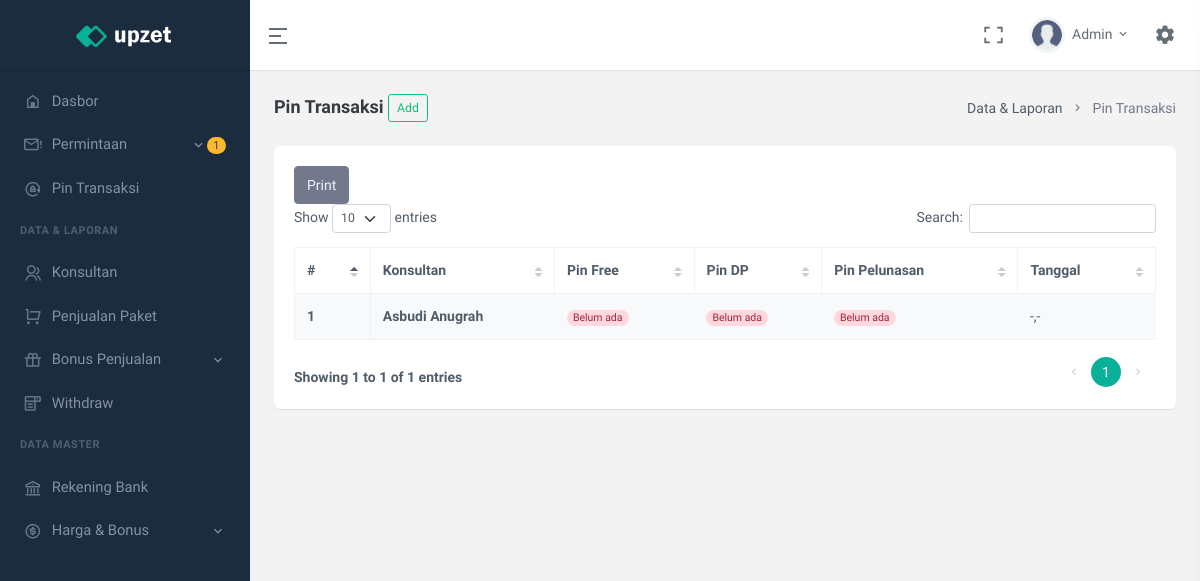
The app's page /pin-transaksi.php (signed in), older data.
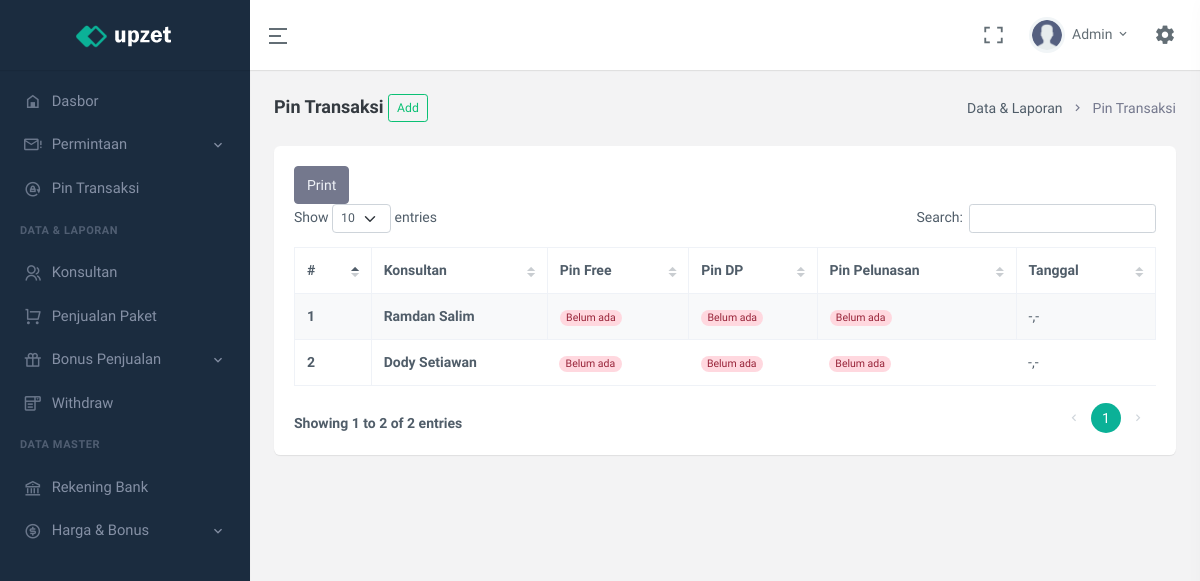
The same page, newer data.
### tables this page shows
CREATE TABLE `user` (
  `id` int(11) UNSIGNED NOT NULL,
  `code_referral` varchar(7) NOT NULL,
  `email` varchar(250) NOT NULL,
  `name` varchar(25) NOT NULL,
  `no_telpn` varchar(25) NOT NULL,
  `password` text NOT NULL,
  `role_user` enum('ADMIN','OWNER','KONSULTAN') NOT NULL DEFAULT 'KONSULTAN',
  `upline` varchar(7) NOT NULL DEFAULT 'ADMIN',
  `status` enum('AKTIF','TIDAK AKTIF') NOT NULL DEFAULT 'TIDAK AKTIF',
  `join_date` datetime NOT NULL
);

### modal/ConnectionsClass.php (called while the page is built, shortened)
<?php
class ConnectionsClass{
    private $servername = "localhost";
    private $username = "root";
    private $password = "";
    private $dbname = "nrj_tour";
    protected function dbConn(){
        $connect = new mysqli($this->servername, $this->username, $this->password, $this->dbname);
        if($connect){
            return $connect;
        }
    }
    protected function dbCheck(?string $tableName = null){
        $sql = "SHOW TABLES LIKE '" . $tableName . "'";
        $exe = $this->dbConn()->query($sql);
        $result = $exe->num_rows;
        return $result;
    }
}
?>

### modal/userClass.php (called while the page is built, shortened)
<?php
class userClass extends ConnectionsClass{
    private $table_name = "user";
    public function __construct(){
        if($this->dbCheck($this->table_name) == 0){
            $sql = "CREATE TABLE " . $this->table_name . " (
                id INT(11) UNSIGNED AUTO_INCREMENT PRIMARY KEY,
                code_referral VARCHAR(7) NOT NULL UNIQUE,
                email VARCHAR(250) NOT NULL UNIQUE,
                name VARCHAR(25) NOT NULL,
                no_telpn VARCHAR(25) NOT NULL UNIQUE,
                password TEXT NOT NULL,
                role_user ENUM('ADMIN','OWNER','KONSULTAN') NOT NULL DEFAULT 'KONSULTAN',
                upline VARCHAR(7) NOT NULL DEFAULT 'ADMIN',
                status ENUM('AKTIF','TIDAK AKTIF') NOT NULL DEFAULT 'TIDAK AKTIF',
                join_date DATETIME NOT NULL
            )";
            $this->dbConn()->query($sql);
            $this->dbConn()->close();
        }
    }
    public function selectUser(?string $param = null, ?string $key1 = null, ?string $key2 = null, ?string $key3 = null, ?string $key4 = null){
        if($param == "oneCondition"){
            $sql = "SELECT * FROM " . $this->table_name . " WHERE " . $key1 . " = '" . $key2 . "' ORDER BY join_date DESC";
        }elseif($param == "checkForUpdate"){
            $sql = "SELECT * FROM " . $this->table_name . " WHERE " . $key1 . " = '" . $key2 . "' AND code_referral <> '" . $key3 . "'";
        }
        $exe = $this->dbConn()->query($sql);
        while($rows = $exe->fetch_assoc()){
            $data[] = $rows;
        }
        $result["data"] = $data;
        $result["nums"] = $exe->num_rows;
        return $result;
    }
}
?>

### config/userLogin.php (called while the page is built, shortened)
<?php
$userClass = new userClass();
$dataLogin = $userClass->selectUser("oneCondition","code_referral",$_SESSION['id_nrjtour']);
foreach($dataLogin['data'] as $row){
    $name = $row['name'];
    $role_user = $row['role_user'];
}
?>

### modal/dataPenjualanClass.php (called while the page is built, shortened)
<?php
class dataPenjualanClass extends ConnectionsClass{
    private $table_name = "data_penjualan";
    public function __construct(){
        if($this->dbCheck($this->table_name) == 0){
            $sql = "CREATE TABLE " . $this->table_name . " (
                id INT(11) UNSIGNED AUTO_INCREMENT PRIMARY KEY,
                code_order VARCHAR(20) NOT NULL UNIQUE,
                perekrut VARCHAR(7) NOT NULL,
                direkrut VARCHAR(7) NOT NULL,
                category ENUM('UMROH','HAJI') NOT NULL,
                is_diskon ENUM('GRATIS DP & PELUNASAN','GRATIS DP','TIDAK ADA') NOT NULL,
                uang_muka DOUBLE NOT NULL,
                bukti_tf_uang_muka TEXT NOT NULL,
                paket_pelunasan ENUM('REGULER','EKSEKUTIF','RAMADHAN','SYAWAL') NULL,
                uang_pelunasan DOUBLE NULL DEFAULT '0',
                bukti_tf_pelunasan TEXT NULL,
                status ENUM('PENDING','DITOLAK','MENUNGGU PELUNASAN','MENUNGGU KONFIRMASI PELUNASAN','PELUNASAN DITOLAK','LUNAS') NOT NULL DEFAULT 'PENDING',
                date DATETIME NOT NULL
            )";
            $this->dbConn()->query($sql);
            $this->dbConn()->close();
        }
    }
    public function selectDataPenjualan(?string $param = null, ?string $key1 = null, ?string $key2 = null, ?string $key3 = null, ?string $key4 = null){
        if($param == "oneCondition"){
            $sql = "SELECT * FROM " . $this->table_name . " WHERE " . $key1 . " = '" . $key2 . "' ORDER BY date DESC";
        }elseif($param == "dateUser"){
            $sql = "SELECT * FROM " . $this->table_name . " WHERE perekrut = '" . $key1 . "' AND (date >= '" . $key2 . " 00:00:00' AND date <= '" . $key3 . " 23:59:59') ORDER BY date DESC LIMIT 1";
        }else{
            $sql = "SELECT * FROM " . $this->table_name . " ORDER BY date DESC";
        }
        $exe = $this->dbConn()->query($sql);
        while($rows = $exe->fetch_assoc()){
            $data[] = $rows;
        }
        $result["data"] = $data;
        $result["nums"] = $exe->num_rows;
        return $result;
    }
}
?>

### modal/pinClass.php (called while the page is built, shortened)
<?php
class pinClass extends ConnectionsClass{
    private $table_name = "pin_user";
    public function selectPin(?string $param = null, ?string $key1 = null, ?string $key2 = null, ?string $key3 = null){
        if($param == "pinFree"){
            $sql = "SELECT code_referral FROM " . $this->table_name . " WHERE pin_free = '" . $key1 . "' AND date_create = '" . $key2 . "' AND code_referral = '" . $key3 . "'";
        }elseif($param == "pinUangMuka"){
            $sql = "SELECT code_referral FROM " . $this->table_name . " WHERE pin_uang_muka = '" . $key1 . "' AND date_create = '" . $key2 . "' AND code_referral = '" . $key3 . "'";
        }elseif($param == "pinPelunasan"){
            $sql = "SELECT code_referral FROM " . $this->table_name . " WHERE pin_pelunasan = '" . $key1 . "' AND date_create = '" . $key2 . "' AND code_referral = '" . $key3 . "'";
        }elseif($param == "pinFreeCheck"){
            $sql = "SELECT code_referral FROM " . $this->table_name . " WHERE pin_free = '" . $key1 . "' AND date_create = '" . $key2 . "'";
        }elseif($param == "pinUangMukaCheck"){
            $sql = "SELECT code_referral FROM " . $this->table_name . " WHERE pin_uang_muka = '" . $key1 . "' AND date_create = '" . $key2 . "'";
        }elseif($param == "pinPelunasanCheck"){
            $sql = "SELECT code_referral FROM " . $this->table_name . " WHERE pin_pelunasan = '" . $key1 . "' AND date_create = '" . $key2 . "'";
        }elseif($param == "dataPinUser"){
            $sql = "SELECT pin_free, pin_uang_muka, pin_pelunasan, date_create FROM " . $this->table_name . " WHERE code_referral = '" . $key1 . "' AND date_create = '" . $key2 . "'";
        }
        $exe = $this->dbConn()->query($sql);
        $result["data"] = $data;
        $result["nums"] = $exe->num_rows;
        return $result;
    }
}
?>

### config/pinTransaksiConfig.php (the view, shortened to what the changed rows need)
<?php
$pinClass = new pinClass();
$formatInputClass = new formatInputClass();
$dateNow = $formatInputClass->date()['dateNow'];
function dataTable(){
    global $userClass;
    $num = 1;
    $data = $userClass->selectUser("oneCondition", "role_user", "KONSULTAN");
    foreach($data['data'] as $row){
        if($row['status'] == "AKTIF"){
            echo '<tr>
                    <th> ' . $num++ . ' </th>
                    <td>
                        <strong>' . $row['name'] . '</strong><br>
                    </td>
                    <td> ' . dataPinUser($row['code_referral'])['free'] . ' </td>
                    <td> ' . dataPinUser($row['code_referral'])['dp'] . ' </td>
                    <td> ' . dataPinUser($row['code_referral'])['pelunasan'] . ' </td>
                    <td> ' . dataPinUser($row['code_referral'])['tgl'] . ' </td>
                </tr>';
        }
    }
}
function dataPinUser($user){
    global $pinClass;
    global $dateNow;
    $data = $pinClass->selectPin("dataPinUser", $user, $dateNow);
    if($data['nums'] == 0){
        $result['free'] = '<span class="badge rounded-pill alert-danger">Belum ada</span>';
        $result['dp'] = '<span class="badge rounded-pill alert-danger">Belum ada</span>';
        $result['pelunasan'] = '<span class="badge rounded-pill alert-danger">Belum ada</span>';
        $result['tgl'] = '-,-';
    }
    return $result;
}
?>

### pin-transaksi.php (shortened to what the changed rows need)
<?php
    include "config/userLogin.php";
    include "config/pinTransaksiConfig.php";
?>
<!doctype html>
<html lang="en">
<head>
    <link href="assets/libs/datatables.net-bs4/css/dataTables.bootstrap4.min.css" rel="stylesheet" type="text/css" />
    <link href="assets/libs/datatables.net-buttons-bs4/css/buttons.bootstrap4.min.css" rel="stylesheet"
        type="text/css" />
    <link href="assets/libs/datatables.net-responsive-bs4/css/responsive.bootstrap4.min.css" rel="stylesheet"
        type="text/css" />
    <link href="assets/libs/sweetalert2/sweetalert2.min.css" rel="stylesheet" type="text/css" />
    <link href="assets/css/bootstrap.min.css" id="bootstrap-style" rel="stylesheet" type="text/css" />
    <link href="assets/css/icons.min.css" rel="stylesheet" type="text/css" />
    <link href="assets/css/app.min.css" id="app-style" rel="stylesheet" type="text/css" />
</head>
<body data-sidebar="dark">
    <div id="layout-wrapper">
        <?php include "partial/topBar.php" ?>
        <?php include "partial/sideBar.php" ?>
        <div class="main-content">
            <div class="page-content">
                <div class="container-fluid">
                    <div class="row">
                        <div class="col-12">
                            <div class="card">
                                <div class="card-body">
                                    <div id="downloadPdfBtn"></div>
                                    <table id="datatable" class="table table-striped dt-responsive table-bordered nowrap" style="border-collapse: collapse; border-spacing: 0; width: 100%;">
                                        <thead>
                                            <tr>
                                                <th>#</th>
                                                <th>Konsultan</th>
                                                <th>Pin Free</th>
                                                <th>Pin DP</th>
                                                <th>Pin Pelunasan</th>
                                                <th>Tanggal</th>
                                            </tr>
                                        </thead>
                                        <tbody>
                                            <?= dataTable() ?>
                                        </tbody>
                                    </table>
                                </div>
                            </div>
                        </div>
                    </div>
                </div>
            </div>
        </div>
    </div>
</body>
</html>

### partial/topBar.php (shortened to what the changed rows need)
<header id="page-topbar">
    <div class="navbar-header">
        <div class="d-flex">
            <div class="dropdown d-inline-block user-dropdown">
                <button type="button" class="btn header-item waves-effect" id="page-header-user-dropdown"
                    data-bs-toggle="dropdown" aria-haspopup="true" aria-expanded="false">
                    <img class="rounded-circle header-profile-user" src="assets/images/users/avatar-2.png"
                        alt="Header Avatar">
                    <span class="d-none d-xl-inline-block ms-1"><?= explode(" ",$name)[0] ?></span>
                    <i class="mdi mdi-chevron-down d-none d-xl-inline-block"></i>
                </button>
            </div>
        </div>
    </div>
</header>

### partial/sideBar.php (shortened to what the changed rows need)
<?php
    $dataPenjualanClass = new dataPenjualanClass();
?>
<div class="vertical-menu">
    <div data-simplebar class="h-100">
        <div id="sidebar-menu">
            <ul class="metismenu list-unstyled" id="side-menu">
                <?php
                    if($role_user == "ADMIN"){
                        $dataNotif = $dataPenjualanClass->selectDataPenjualan("all");
                        $orderNumPendingNotif = 0;
                        $orderNumPendingPelunansanNotif = 0;
                        foreach($dataNotif['data'] as $row){
                            if($row['status'] == "PENDING"){
                                $orderNumPendingNotif += 1;
                            }elseif($row['status'] == "MENUNGGU KONFIRMASI PELUNASAN"){
                                $orderNumPendingPelunansanNotif += 1;
                            }
                        }
                ?>
                    <li>
                        <a href="javascript: void(0);" class="has-arrow waves-effect">
                            <i class="mdi mdi-email-alert-outline"></i>
                            <?php if($orderNumPendingNotif + $orderNumPendingPelunansanNotif > 0){ ?>
                                <span class="badge rounded-pill bg-warning text-dark float-end"><?= $orderNumPendingNotif + $orderNumPendingPelunansanNotif ?></span>
                            <?php } ?>
                            <span>Permintaan</span>
                        </a>
                    </li>
                <?php } ?>
            </ul>
        </div>
    </div>
</div>

Row changes from the older to the newer data that the page shows:
removed user: name "Asbudi Anugrah", tgl "-,-"
shown differently, row unchanged: user "Admin": $orderNumPendingNotif + $orderNumPendingPelunansanNotif "1" → (not shown)
added user: name "Ramdan Salim", tgl "-,-"
now on this page (row edited): user: name "Dody Setiawan", tgl "-,-"
Text that changed along with them:
text written by a page script: "Show entries Search: Showing 1 to 1 of 1 entries 1" → "Show entries Search: Showing 1 to 2 of 2 entries 1"
